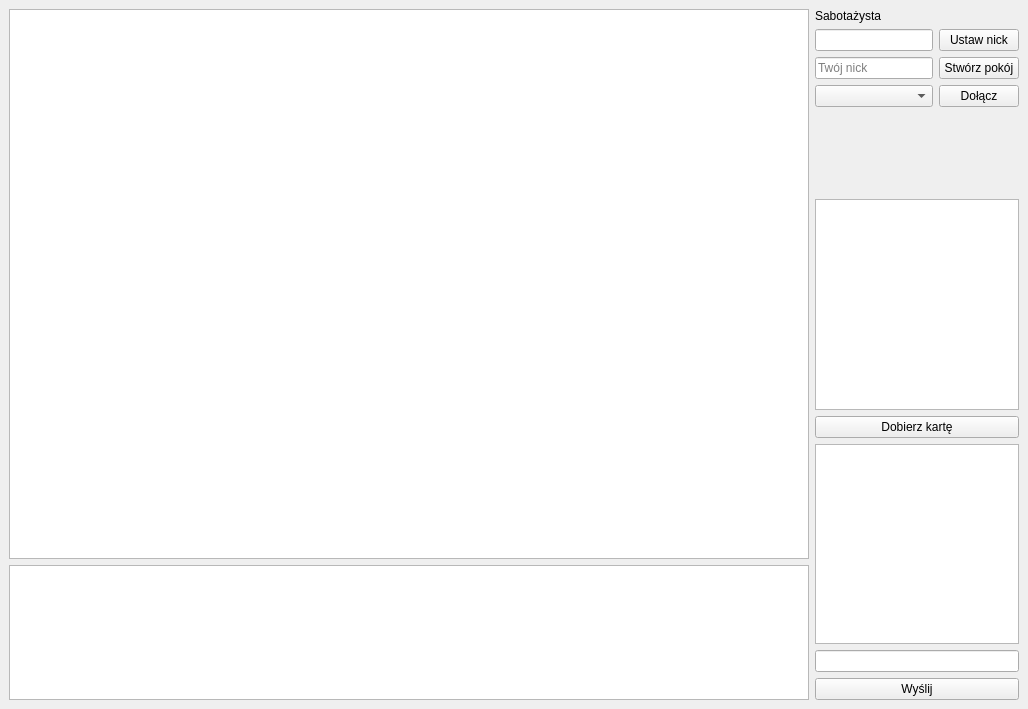
<?xml version="1.0" encoding="UTF-8"?>
<ui version="4.0">
 <class>MainWindow</class>
 <widget class="QMainWindow" name="MainWindow">
  <property name="geometry">
   <rect>
    <x>0</x>
    <y>0</y>
    <width>1028</width>
    <height>709</height>
   </rect>
  </property>
  <property name="windowTitle">
   <string>MainWindow</string>
  </property>
  <widget class="QWidget" name="centralwidget">
   <layout class="QHBoxLayout" name="horizontalLayout_2">
    <item>
     <layout class="QVBoxLayout" name="verticalLayout_4">
      <item>
       <widget class="QGraphicsView" name="game_board">
        <property name="minimumSize">
         <size>
          <width>800</width>
          <height>550</height>
         </size>
        </property>
       </widget>
      </item>
      <item>
       <widget class="QGraphicsView" name="hand_board">
        <property name="minimumSize">
         <size>
          <width>800</width>
          <height>105</height>
         </size>
        </property>
       </widget>
      </item>
     </layout>
    </item>
    <item>
     <layout class="QVBoxLayout" name="verticalLayout_3">
      <item>
       <widget class="QLabel" name="label">
        <property name="text">
         <string>Sabotażysta</string>
        </property>
       </widget>
      </item>
      <item>
       <layout class="QGridLayout" name="gridLayout">
        <item row="4" column="1">
         <widget class="QPushButton" name="join_room">
          <property name="text">
           <string>Dołącz</string>
          </property>
         </widget>
        </item>
        <item row="4" column="0">
         <widget class="QComboBox" name="available_rooms"/>
        </item>
        <item row="2" column="0">
         <widget class="QLineEdit" name="room_name"/>
        </item>
        <item row="3" column="0">
         <widget class="QLineEdit" name="player_name">
          <property name="placeholderText">
           <string>Twój nick</string>
          </property>
         </widget>
        </item>
        <item row="3" column="1">
         <widget class="QPushButton" name="create_room">
          <property name="text">
           <string>Stwórz pokój</string>
          </property>
         </widget>
        </item>
        <item row="2" column="1">
         <widget class="QPushButton" name="set_player_name">
          <property name="text">
           <string>Ustaw nick</string>
          </property>
         </widget>
        </item>
       </layout>
      </item>
      <item>
       <widget class="QLabel" name="player_info">
        <property name="minimumSize">
         <size>
          <width>0</width>
          <height>80</height>
         </size>
        </property>
        <property name="text">
         <string/>
        </property>
       </widget>
      </item>
      <item>
       <widget class="QListWidget" name="players_list"/>
      </item>
      <item>
       <widget class="QPushButton" name="draw_card">
        <property name="text">
         <string>Dobierz kartę</string>
        </property>
       </widget>
      </item>
      <item>
       <widget class="QTextEdit" name="chat">
        <property name="minimumSize">
         <size>
          <width>0</width>
          <height>200</height>
         </size>
        </property>
        <property name="maximumSize">
         <size>
          <width>16777215</width>
          <height>200</height>
         </size>
        </property>
        <property name="readOnly">
         <bool>true</bool>
        </property>
       </widget>
      </item>
      <item>
       <widget class="QLineEdit" name="new_message"/>
      </item>
      <item>
       <widget class="QPushButton" name="send_message">
        <property name="text">
         <string>Wyślij</string>
        </property>
       </widget>
      </item>
     </layout>
    </item>
   </layout>
  </widget>
 </widget>
 <resources/>
 <connections/>
</ui>
